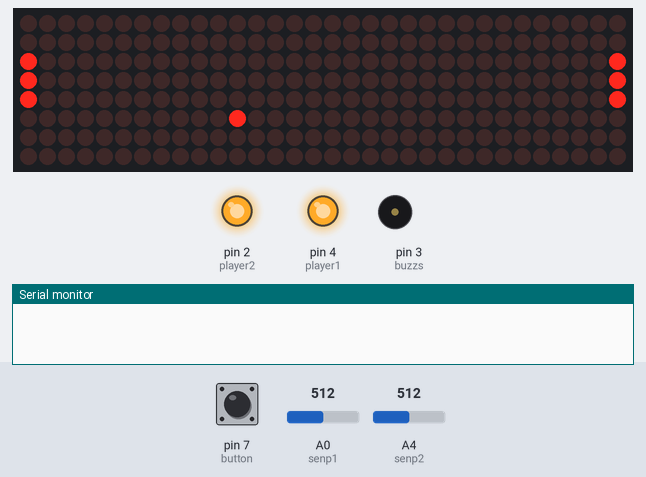
The sketch below on a simulated Arduino Uno, built with avr-gcc and run on an emulated ATmega328P. Shown: 32×8 LED matrix, output pins drawn as LEDs (lit = HIGH), buzzer (waves = sounding), the last lines printed to the serial monitor. The inputs (shaded band) are chosen by the test bench; at power-on: A4 (senp2) = 512, pin 7 (button) LOW, A0 (senp1) = 512. Random numbers use the default seed unless the sketch sets one.

Above: at 1.2 s.
1.3 s: A4 (senp2) set to 569
3.3 s: A4 (senp2) set to 589
At 4.4 s:
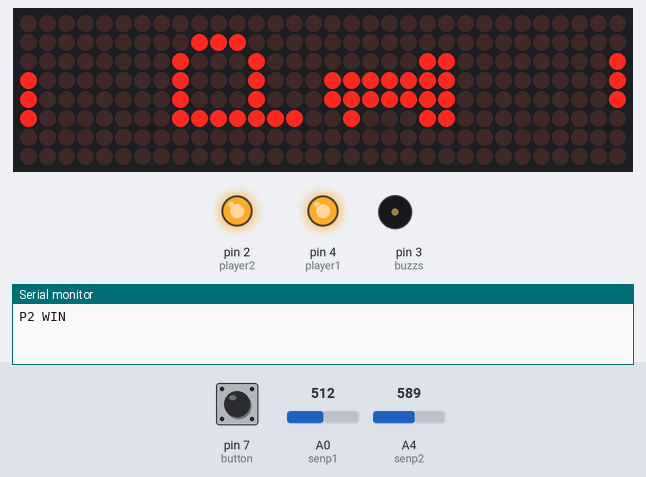
5.2 s: pin 7 (button) pulled HIGH for 0.15 s
At 5.3 s:
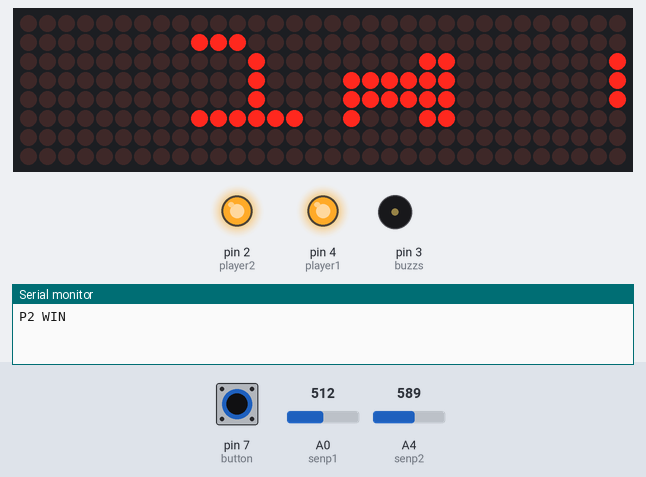
5.9 s: A0 (senp1) set to 716
At 6.32 s:
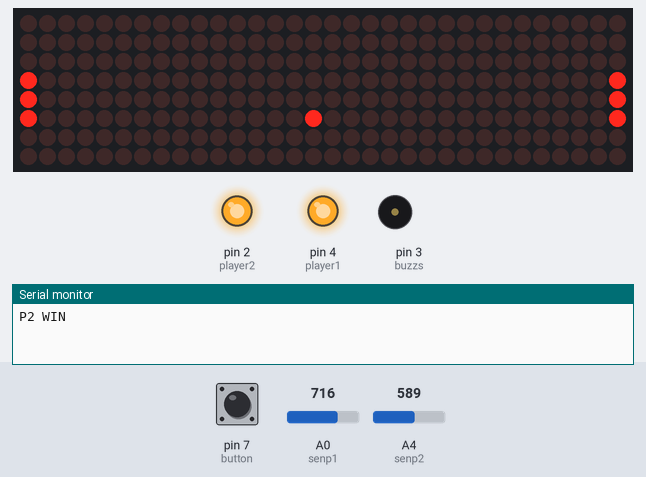
7.6 s: A4 (senp2) set to 511
At 9.4 s:
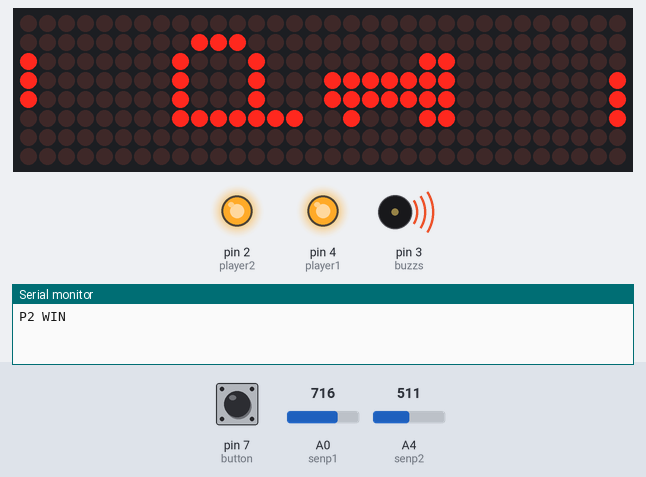
9.6 s: pin 7 (button) pulled HIGH for 1 s
At 13.1 s:
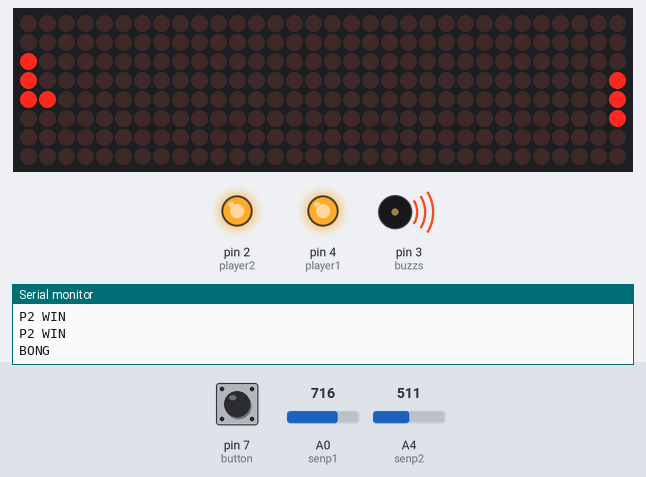
Timing chart, 0 to 13.8 s (numbered marks = the images above; inputs shaded):
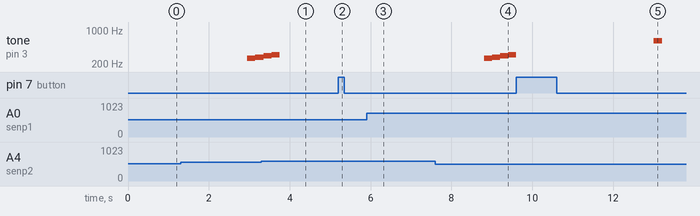

The sketch:

29_1084_0971.ino
```cpp
#include "LedControl.h"
LedControl lc = LedControl(11, 13, 10, 4); // CLK,DIN,CS,Number of LED Module
int x;
int y=17;
boolean chonright = 0;
boolean chonup = 0;
unsigned long bob,bob1,pastB=0;
boolean start=1;
int buzzs = 3;
#define player1 4
#define player2 2
#define senp1 A0
#define senp2 A4
int button=7;
int p1;
int p2;
int tones[] = {261,277,294,311,330,349,370,392,415,440};
int lemap[8][2] =
{ 0, 0, 0, 0, 0, 0, 0, 0,
  0, 0, 0, 0, 0, 0, 0, 0
};

int leball[8][32] =
{ 0, 0, 0, 0, 0, 0, 0, 0,
  0, 0, 0, 0, 0, 0, 0, 0,
  0, 0, 0, 0, 0, 0, 0, 0,
  0, 0, 0, 0, 0, 0, 0, 0,
  0, 0, 0, 0, 0, 0, 0, 0,
  0, 0, 0, 0, 0, 0, 0, 0,
  0, 0, 0, 0, 0, 0, 0, 0,
  0, 0, 0, 0, 0, 0, 0, 0,
  0, 0, 0, 0, 0, 0, 0, 0,
  0, 0, 0, 0, 0, 0, 0, 0,
  0, 0, 0, 0, 0, 0, 0, 0,
  0, 0, 0, 0, 0, 0, 0, 0,
  0, 0, 0, 0, 0, 0, 0, 0,
  0, 0, 0, 0, 0, 0, 0, 0,
  0, 0, 0, 0, 0, 0, 0, 0,
  0, 0, 0, 0, 0, 0, 0, 0,
  0, 0, 0, 0, 0, 0, 0, 0,
  0, 0, 0, 0, 0, 0, 0, 0,
  0, 0, 0, 0, 0, 0, 0, 0,
  0, 0, 0, 0, 0, 0, 0, 0,
  0, 0, 0, 0, 0, 0, 0, 0,
  0, 0, 0, 0, 0, 0, 0, 0,
  0, 0, 0, 0, 0, 0, 0, 0,
  0, 0, 0, 0, 0, 0, 0, 0,
  0, 0, 0, 0, 0, 0, 0, 0,
  0, 0, 0, 0, 0, 0, 0, 0,
  0, 0, 0, 0, 0, 0, 0, 0,
  0, 0, 0, 0, 0, 0, 0, 0,
  0, 0, 0, 0, 0, 0, 0, 0,
  0, 0, 0, 0, 0, 0, 0, 0,
  0, 0, 0, 0, 0, 0, 0, 0,
  0, 0, 0, 0, 0, 0, 0, 0
};

int P[8][8] =
{ 0, 0, 1, 1, 1, 1, 0, 0,
  0, 1, 0, 0, 0, 1, 0, 0,
  0, 1, 0, 0, 0, 1, 0, 0,
  0, 1, 0, 0, 0, 1, 0, 0,
  0, 0, 1, 1, 1, 1, 0, 0,
  0, 0, 0, 0, 0, 1, 0, 0,
  0, 0, 0, 0, 0, 1, 0, 0,
  0, 0, 0, 0, 0, 0, 0, 0
};

int P1[8][8]
{ 0, 0, 0, 1, 1, 0, 0, 0,
  0, 0, 0, 1, 1, 1, 0, 0,
  0, 0, 0, 1, 1, 0, 0, 0,
  0, 0, 0, 1, 1, 0, 0, 0,
  0, 0, 0, 1, 1, 0, 0, 0,
  0, 0, 1, 1, 1, 1, 0, 0,
  0, 0, 1, 1, 1, 1, 0 ,0,
  0, 0, 0, 0, 0, 0, 0, 0
};

int P2[8][8] =
{ 0, 0, 1, 1, 1, 1, 0, 0,
  0, 1, 1, 0, 0, 1, 1, 0,
  0, 1, 1, 0, 0, 0, 0, 0,
  0, 0, 1, 1, 1, 0, 0, 0,
  0, 0, 0, 0, 1, 1, 0, 0,
  0, 1, 1, 0, 0, 1, 1, 0,
  0, 1, 1, 1, 1, 1, 1, 0,
  0, 0, 0, 0, 0, 0, 0, 0
};

int letclear[8][8] =
{ 0, 0, 0, 0, 0, 0, 0, 0,
  0, 0, 0, 0, 0, 0, 0, 0,
  0, 0, 0, 0, 0, 0, 0, 0,
  0, 0, 0, 0, 0, 0, 0, 0,
  0, 0, 0, 0, 0, 0, 0, 0,
  0, 0, 0, 0, 0, 0, 0, 0,
  0, 0, 0, 0, 0, 0, 0, 0,
  0, 0, 0, 0, 0, 0, 0, 0
};

void setup()
{
  randomSeed(analogRead(A2));
  for (int address = 0; address < 4; address++) {
    lc.shutdown(address, false);
    lc.setIntensity(address, 1);
    lc.clearDisplay(address);
  }
  pinMode(player1, OUTPUT);
  pinMode(player2, OUTPUT);
  pinMode(buzzs,OUTPUT);
  pinMode(button,INPUT);
  digitalWrite(player1, HIGH);
  digitalWrite(player2, HIGH);
  x = random(1,7);
  millis();
  Serial.begin(9600);

}

void buzz(int x)
{
    tone(buzzs,x);
    delay(200);
    noTone(buzzs);
}

void gameover()
{
  start=0;
  if(start==0)
  {
    if(y==0)
    {
      for (int i = 0; i < 8; i++)
      {
        for (int j = 0; j < 8; j++)
        {
          if(P[i][j] == 0) lc.setLed(2,j,i,LOW);
          else if(P[i][j] == 1) lc.setLed(2,j,i,HIGH);
          if(P1[i][j]==0)lc.setLed(1,j,i,LOW);
          else if(P1[i][j]==1)lc.setLed(1,j,i,HIGH);
        }
       }
    }
    else if(y==31)
    {
      for (int i = 0; i < 8; i++)
      {
        for (int j = 0; j < 8; j++)
        {
          if(P[i][j] == 0) lc.setLed(2,j,i,LOW);
          else if(P[i][j] == 1) lc.setLed(2,j,i,HIGH);
          if(P2[i][j]==0)lc.setLed(1,j,i,LOW);
          else if(P2[i][j]==1)lc.setLed(1,j,i,HIGH);
        }
       }
    }
  for(int i=0;i<4;i++)
  {
    buzz(tones[i]);
  }
  noTone(buzzs);
  }
}

void clearmap()
{
  for(int i=0;i<8;i++)
  {
    for(int j=0;j<2;j++)
    {
      lemap[i][j]=0;
    }
  }
}

void clearball()
{
  for (int i = 0; i < 8; i++)
  {
    for (int j = 0; j < 32; j++)
    {
      leball[i][j]=0;
    }
  }
}

void leclear()
{
    for (int j = 0; j < 8; j++)
    {
      for(int i=0;i<8;i++)
      {
        if(letclear[i][j]==0)
        {
          lc.setLed(0,i,j,LOW);
          lc.setLed(1,i,j,LOW);
          lc.setLed(2,i,j,LOW);
          lc.setLed(3,i,j,LOW);
          delay(10);
        }
      }
    }
}

void updateplayer()
{
  p1=(analogRead(senp1)/145);
  p2=(analogRead(senp2)/145);
  //Serial.println(p1);
  switch(p1)
  {
  case 0 :
    lemap[0][1]=1;
    lemap[1][1]=1;
    lemap[2][1]=1;
    break;
  case 1 :
    lemap[0][1]=1;
    lemap[1][1]=1;
    lemap[2][1]=1;
    break;

  case 2 :
    lemap[1][1]=1;
    lemap[2][1]=1;
    lemap[3][1]=1;
    break;

  case 3 :
    lemap[2][1]=1;
    lemap[3][1]=1;
    lemap[4][1]=1;
    break;

  case 4 :
    lemap[3][1]=1;
    lemap[4][1]=1;
    lemap[5][1]=1;
    break;

  case 5 :
    lemap[4][1]=1;
    lemap[5][1]=1;
    lemap[6][1]=1;
    break;

  case 6 :
    lemap[5][1]=1;
    lemap[6][1]=1;
    lemap[7][1]=1;
    break;

  case 7 :
    lemap[5][1]=1;
    lemap[6][1]=1;
    lemap[7][1]=1;
    break;
  }

  switch(p2)
  {
  case 0 :
    lemap[0][0]=1;
    lemap[1][0]=1;
    lemap[2][0]=1;
    break;
  case 1 :
    lemap[0][0]=1;
    lemap[1][0]=1;
    lemap[2][0]=1;
    break;

  case 2 :
    lemap[1][0]=1;
    lemap[2][0]=1;
    lemap[3][0]=1;
    break;

  case 3 :
    lemap[2][0]=1;
    lemap[3][0]=1;
    lemap[4][0]=1;
    break;

  case 4 :
    lemap[3][0]=1;
    lemap[4][0]=1;
    lemap[5][0]=1;
    break;

  case 5 :
    lemap[4][0]=1;
    lemap[5][0]=1;
    lemap[6][0]=1;
    break;

  case 6 :
    lemap[5][0]=1;
    lemap[6][0]=1;
    lemap[7][0]=1;
    break;

  case 7 :
    lemap[5][0]=1;
    lemap[6][0]=1;
    lemap[7][0]=1;
    break;
  }
  bob1=millis();
}

void player()
{
  if(millis()-bob1>=100)
  {
   clearmap();
   updateplayer();
  }
  //P1
  for (int i = 0; i < 8; i++)
  {
      if(lemap[i][1] == 0)
      {
        lc.setLed(0,i,7,LOW);

      }
      else if(lemap[i][1] == 1)
      {
        lc.setLed(0,i,7,HIGH);
      }
  }
  //P2
  for (int i = 0; i < 8; i++)
  {
      if(lemap[i][0] == 0)
      {
        lc.setLed(3,i,0,LOW);

      }
      else if(lemap[i][0] == 1)
      {
        lc.setLed(3,i,0,HIGH);
      }
  }
}

void testBall()
{
  if(millis()-bob>=100)
  {
    clearball();
    testupdateball();
  }
}

void drawball()
{
  if(y<8)
  {
    for (int j = 1; j < 8; j++)
    {
      for (int i = 0; i < 8; i++)
      {
        lc.setLed(2,i,0,LOW);
        if(leball[i][j]==0)
        {
          lc.setLed(3,i,j,LOW);
        }
        else if(leball[i][j]==1)
        {
          lc.setLed(3,i,j,HIGH);
        }
      }
    }
    //Serial.println("S4");
  }
  else if(y>=8&&y<16)
  {
    for (int j = 8; j < 16; j++)
    {
      for (int i = 0; i < 8; i++)
      {
        lc.setLed(1,i,0,LOW);
        lc.setLed(3,i,7,LOW);
        if(leball[i][j]==0)
        {
          lc.setLed(2,i,j%8,LOW);
        }
        else if(leball[i][j]==1)
        {
          lc.setLed(2,i,j%8,HIGH);
        }
      }
    }
    //Serial.println("S3");
  }
  else if(y>=16&&y<24)
  {
    for (int j = 16; j < 24; j++)
    {
      for (int i = 0; i < 8; i++)
      {
        lc.setLed(0,i,0,LOW);
        lc.setLed(2,i,7,LOW);
        if(leball[i][j]==0)
        {
          lc.setLed(1,i,j%8,LOW);
        }
        else if(leball[i][j]==1)
        {
          lc.setLed(1,i,j%8,HIGH);
        }
      }
    }
    //Serial.println("S2");
  }

  if(y>=24&&y<32)
  {
    for (int j = 24; j < 31; j++)
    {
      for (int i = 0; i < 8; i++)
      {
        lc.setLed(1,i,7,LOW);
        if(leball[i][j]==0)
        {
          lc.setLed(0,i,j%8,LOW);
        }
        else if(leball[i][j]==1)
        {
          lc.setLed(0,i,j%8,HIGH);
        }
      }
    }
    //Serial.println("S1");
  }
}

void testupdateball()
{
  //bouncing pong
  if(chonup==1) y++;
  else y--;

  if(chonright==1) x--;
  else x++;

  //update ball in array leball and print led at x y of ball
  leball[x][y]=1;
  drawball();

  //check khob
  if(x==7)chonright=1; //ขอบซ้าย
  else if(x==0) chonright=0;//ขอบขวา

  //p1 win
  if(y==0)
  {
    gameover();
    //start=0;
    Serial.println("P2 WIN");

  }
  else if(y==31)
  {
    gameover();
    //start=0;
    Serial.println("P1 WIN");
  }

  //p2 bar controll
  if(y==1)
  {
   if(lemap[x][0]==1){
      {
        chonup=1;
        Serial.println("BONG");
        buzz(600);
      }
    }
    if((lemap[x+1][0]==1&&chonup==0&&chonright==0&&x!=0) || (x==7&&lemap[x-1][0]==1)){
      {
        //Serial.println(String("chonup = ")+chonup+String("chonright = ")+chonright);
        chonup=1;
        chonright=1;
        buzz(700);
        Serial.println("BONG1");
      }
    }
    if((lemap[x-1][0]==1&&chonup==0&&chonright==1&&x!=7) || (x==0&&lemap[x+1][0]==1)){
      {
        //Serial.println(String("chonup = ")+chonup+String("chonright = ")+chonright);
        chonup=1;
        chonright=0;
        buzz(700);
        Serial.println("BONG2");
      }
    }
  }

  //p1 bar controll
  if(y==30)
  {
    if(lemap[x][1]==1){
      {
        chonup=0;
        Serial.println("BONG");
        buzz(600);
      }
    }
    if((lemap[x+1][1]==1&&chonup==1&&chonright==0&&x!=0) || (x==7&&lemap[x-1][1]==1)){
      {
        //Serial.println(String("chonup = ")+chonup+String("chonright = ")+chonright);
        chonup=0;
        chonright=1;
        Serial.println("BONG1");
        buzz(700);
      }
    }
    if((lemap[x-1][1]==1&&chonup==1&&chonright==1&&x!=7) || (x==0&&lemap[x+1][1]==1)){
      {
        //Serial.println(String("chonup = ")+chonup+String("chonright = ")+chonright);
        chonup=0;
        chonright=0;
        Serial.println("BONG2");
        buzz(700);
      }
    }
  }

  bob=millis();
}

void loop()
{
  //Serial.println(analogRead(senp2));
  //Serial.println(String("x = ")+x+String("y = ")+y);
  //Serial.println(start);
  //Serial.println(digitalRead(button));
  if(start==1)
  {
    testBall();
    player();
  }
  else
  {
    if(millis()-pastB>=500)
    {
      if(digitalRead(button)==1)
      {
        leclear();
        x=random(0,8);
        y=17;
        start=1;
        pastB=millis();
      }
    }
  }
}
```

Measured:
- the behaviour switches between 579 and 580 on A4 (senp2) (found by bisection; images 0 and 1)
- after the input at 3.3 s, the display: changes after 0.46 s (image 1)
- after the input at 5.2 s, the display: first changes at once (image 2 shows a later state)
- after the input at 9.6 s, the display: first changes after 0.07 s (image 5 shows a later state)
